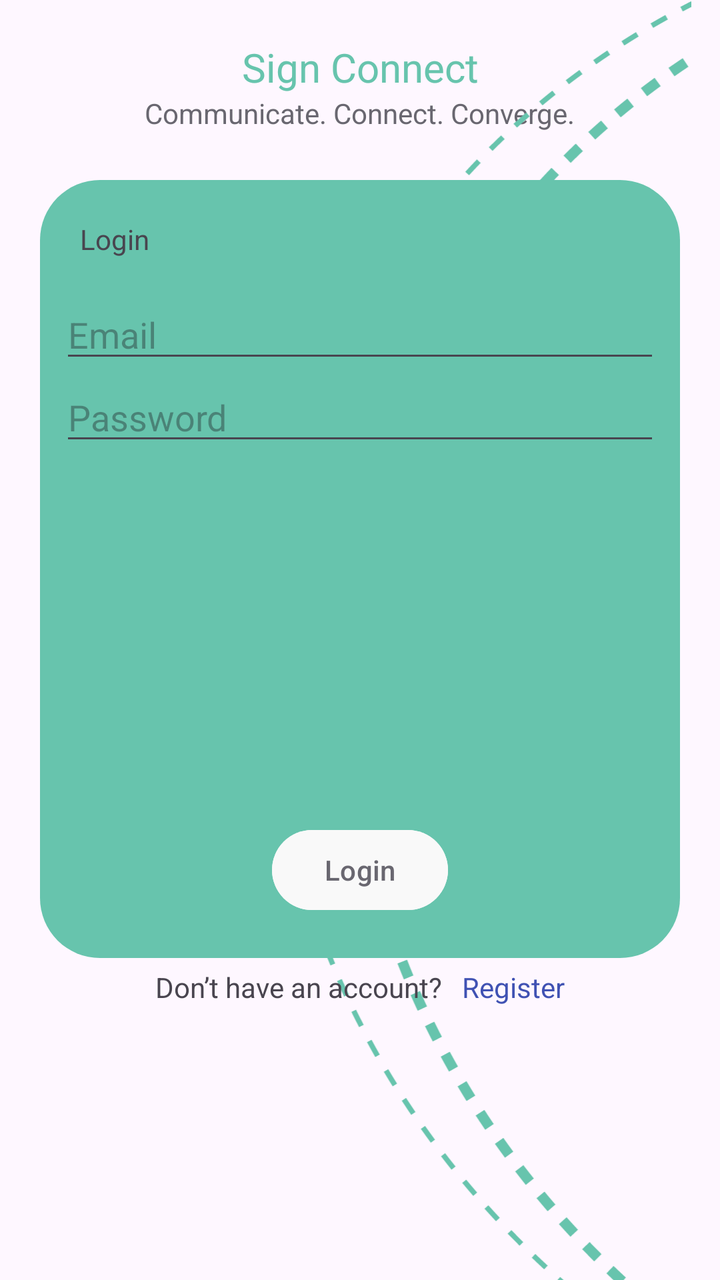
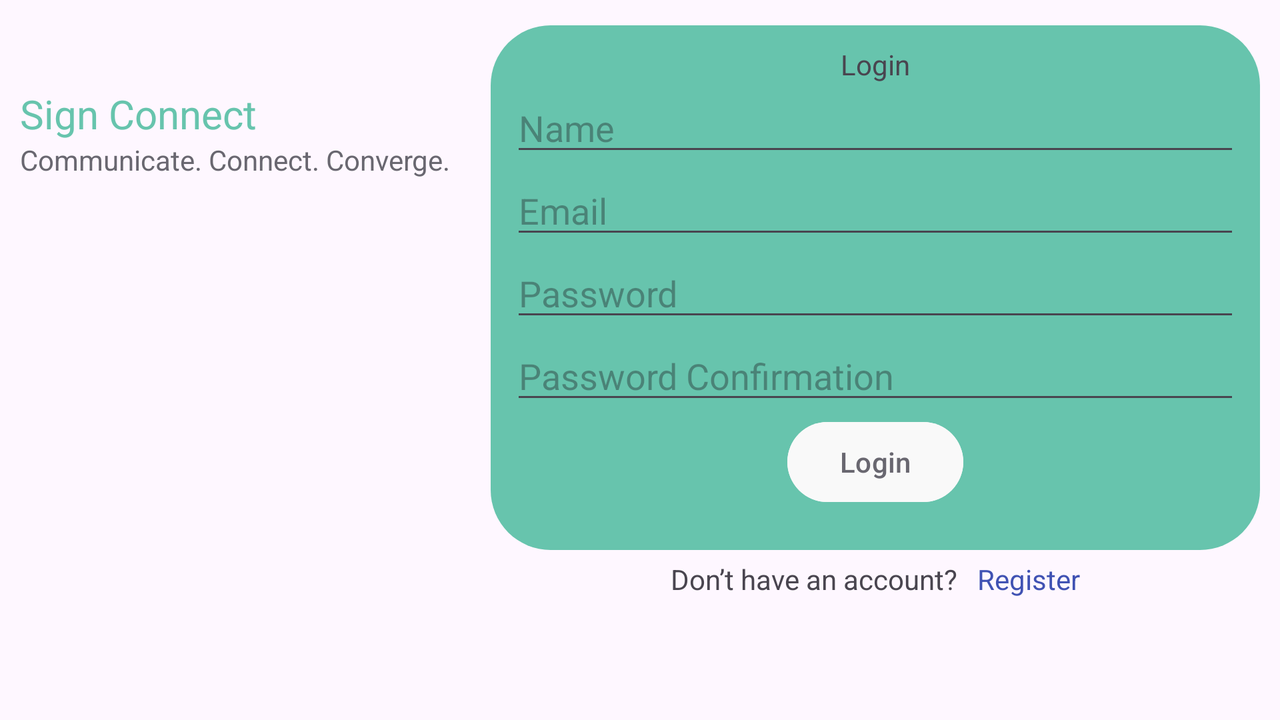

Two renders of one Android screen. The first uses the default layout on a phone; the second uses the alternative layout the repository ships for a different screen configuration, on a matching device. The two XML files are below.
<!-- AndroidManifest.xml: application theme Theme.SignConnect -->
<!-- res/layout/activity_login.xml -->
<?xml version="1.0" encoding="utf-8"?>
<androidx.constraintlayout.widget.ConstraintLayout xmlns:android="http://schemas.android.com/apk/res/android"
    xmlns:app="http://schemas.android.com/apk/res-auto"
    xmlns:tools="http://schemas.android.com/tools"
    android:id="@+id/container"
    android:layout_width="match_parent"
    android:layout_height="match_parent"
    tools:context=".ui.login.LoginActivity">

    <ProgressBar
        android:id="@+id/loading"
        android:layout_width="wrap_content"
        android:layout_height="wrap_content"
        android:layout_gravity="center"
        android:layout_marginBottom="20dp"
        android:visibility="gone"
        app:layout_constraintBottom_toBottomOf="parent"
        app:layout_constraintEnd_toEndOf="parent"
        app:layout_constraintStart_toStartOf="parent" />

    <TextView
        android:id="@+id/tvFormAppName"
        android:layout_width="wrap_content"
        android:layout_height="wrap_content"
        android:layout_marginTop="20dp"
        android:text="@string/app_name_space"
        android:textColor="@color/turquoise"
        android:textSize="20sp"
        app:layout_constraintEnd_toEndOf="parent"
        app:layout_constraintStart_toStartOf="parent"
        app:layout_constraintTop_toTopOf="parent" />

    <TextView
        android:id="@+id/tvFormAppPhrase"
        android:layout_width="wrap_content"
        android:layout_height="wrap_content"
        android:text="@string/app_phrase"
        android:textColor="@color/gray_light"
        app:layout_constraintEnd_toEndOf="parent"
        app:layout_constraintStart_toStartOf="parent"
        app:layout_constraintTop_toBottomOf="@+id/tvFormAppName" />

    <ImageView
        android:id="@+id/ivFormBackgroundAccent"
        android:layout_width="240dp"
        android:layout_height="0dp"
        app:layout_constraintBottom_toBottomOf="parent"
        app:layout_constraintEnd_toEndOf="parent"
        app:layout_constraintTop_toTopOf="parent"
        app:srcCompat="@drawable/bgaccent_semicircles"
        tools:visibility="visible" />

    <androidx.constraintlayout.widget.ConstraintLayout
        android:id="@+id/clForm"
        android:layout_width="0dp"
        android:layout_height="389dp"
        android:layout_marginStart="20dp"
        android:layout_marginEnd="20dp"
        android:background="@drawable/bg_blue"
        android:backgroundTint="@color/turquoise"
        android:padding="10dp"
        app:layout_constraintBottom_toBottomOf="parent"
        app:layout_constraintEnd_toEndOf="parent"
        app:layout_constraintStart_toStartOf="parent"
        app:layout_constraintTop_toBottomOf="@+id/tvFormAppPhrase"
        app:layout_constraintVertical_bias="0.13">

        <TextView
            android:id="@+id/tvFormTitle"
            android:layout_width="wrap_content"
            android:layout_height="wrap_content"
            android:layout_marginStart="10dp"
            android:layout_marginTop="10dp"
            android:text="@string/title_login"
            app:layout_constraintStart_toStartOf="parent"
            app:layout_constraintTop_toTopOf="parent" />

        <Button
            android:id="@+id/btnFormSubmitLogin"
            android:layout_width="wrap_content"
            android:layout_height="wrap_content"
            android:layout_gravity="start"
            android:layout_marginBottom="10dp"
            android:backgroundTint="@color/blue_light"
            android:enabled="true"
            android:text="@string/title_login"
            android:textColor="@color/gray_light"
            app:layout_constraintBottom_toBottomOf="parent"
            app:layout_constraintEnd_toEndOf="parent"
            app:layout_constraintStart_toStartOf="parent" />

        <LinearLayout
            android:layout_width="0dp"
            android:layout_height="0dp"
            android:layout_marginTop="16dp"
            android:orientation="vertical"
            app:layout_constraintBottom_toTopOf="@+id/btnFormSubmitLogin"
            app:layout_constraintEnd_toEndOf="parent"
            app:layout_constraintStart_toStartOf="parent"
            app:layout_constraintTop_toBottomOf="@+id/tvFormTitle">

            <EditText
                android:id="@+id/etFormEmail"
                android:layout_width="match_parent"
                android:layout_height="wrap_content"
                android:autofillHints="@string/prompt_email"
                android:hint="@string/prompt_email"
                android:inputType="textEmailAddress"
                android:selectAllOnFocus="true" />

            <EditText
                android:id="@+id/etFormPassword"
                android:layout_width="match_parent"
                android:layout_height="wrap_content"
                android:autofillHints="@string/prompt_password"
                android:hint="@string/prompt_password"
                android:imeActionLabel="@string/action_sign_in_short"
                android:imeOptions="actionDone"
                android:inputType="textPassword"
                android:selectAllOnFocus="true" />

        </LinearLayout>
    </androidx.constraintlayout.widget.ConstraintLayout>

    <LinearLayout
        android:layout_width="wrap_content"
        android:layout_height="0dp"
        android:layout_marginTop="5dp"
        android:orientation="horizontal"
        app:layout_constraintEnd_toEndOf="parent"
        app:layout_constraintStart_toStartOf="parent"
        app:layout_constraintTop_toBottomOf="@+id/clForm">

        <TextView
            android:id="@+id/tvFormTogglePrompt"
            android:layout_width="wrap_content"
            android:layout_height="wrap_content"
            android:layout_weight="1"
            android:text="@string/signup_prompt" />

        <TextView
            android:id="@+id/tvFormToggle"
            android:layout_width="wrap_content"
            android:layout_height="wrap_content"
            android:layout_marginStart="10dp"
            android:layout_weight="1"
            android:text="@string/title_signup"
            android:textColor="@color/blue_navy" />
    </LinearLayout>

</androidx.constraintlayout.widget.ConstraintLayout>
<!-- resources referenced by this layout -->
<resources>
  <color name="blue_light">#F9F9F9</color>
  <color name="blue_navy">#4052B3</color>
  <color name="gray_light">#696770</color>
  <color name="turquoise">#67C4AD</color>
  <!-- drawable bg_blue (drawable) -->
  <?xml version="1.0" encoding="utf-8"?>
  <shape
      xmlns:android="http://schemas.android.com/apk/res/android"
      android:shape="rectangle">
      <corners android:radius="30dp"/>
      <solid android:color="@color/blue_baby"/>
  </shape>
  <!-- drawable bgaccent_semicircles: vector/xml drawable (drawable, 14017 chars, omitted) -->
  <string name="action_sign_in_short">Sign in</string>
  <string name="app_name_space">Sign Connect</string>
  <string name="app_phrase">Communicate. Connect. Converge.</string>
  <string name="prompt_email">Email</string>
  <string name="prompt_password">Password</string>
  <string name="signup_prompt">Don’t have an account?</string>
  <string name="title_login">Login</string>
  <string name="title_signup">Register</string>
  <!-- from res/values-v23/ -->
  <style name="Theme.SignConnect" parent="Base.Theme.SignConnect">
          <item name="android:navigationBarColor">@android:color/transparent</item>
          <item name="android:statusBarColor">@android:color/transparent</item>
          <item name="android:windowLightStatusBar">?attr/isLightTheme</item>
      </style>
  <color name="blue_baby">#B1D5CC</color>
  <style name="Base.Theme.SignConnect" parent="Theme.Material3.DayNight.NoActionBar">
          <item name="colorPrimary">@color/white</item>
      </style>
  <color name="white">#FFFFFFFF</color>
</resources>
<!-- res/layout-land/activity_login.xml (the repository's variant of the layout above) -->
<!-- drawn on the phone turned sideways -->
<?xml version="1.0" encoding="utf-8"?>
<androidx.constraintlayout.widget.ConstraintLayout xmlns:android="http://schemas.android.com/apk/res/android"
    xmlns:app="http://schemas.android.com/apk/res-auto"
    xmlns:tools="http://schemas.android.com/tools"
    android:id="@+id/container"
    android:layout_width="match_parent"
    android:layout_height="match_parent"
    tools:context=".ui.login.LoginActivity">

    <ProgressBar
        android:id="@+id/loading"
        android:layout_width="wrap_content"
        android:layout_height="wrap_content"
        android:layout_gravity="center"
        android:layout_marginTop="64dp"
        android:layout_marginBottom="64dp"
        android:visibility="gone"
        app:layout_constraintBottom_toBottomOf="parent"
        app:layout_constraintEnd_toEndOf="@+id/etFormPassword"
        app:layout_constraintStart_toStartOf="@+id/etFormPassword"
        app:layout_constraintTop_toTopOf="parent"
        app:layout_constraintVertical_bias="0.3" />

    <TextView
        android:id="@+id/tvFormAppName"
        android:layout_width="wrap_content"
        android:layout_height="wrap_content"
        android:layout_marginStart="10dp"
        android:text="@string/app_name_space"
        android:textColor="@color/turquoise"
        android:textSize="20sp"
        app:layout_constraintBottom_toBottomOf="parent"
        app:layout_constraintStart_toStartOf="parent"
        app:layout_constraintTop_toTopOf="parent"
        app:layout_constraintVertical_bias="0.13" />

    <TextView
        android:id="@+id/tvFormAppPhrase"
        android:layout_width="wrap_content"
        android:layout_height="wrap_content"
        android:layout_marginStart="10dp"
        android:text="@string/app_phrase"
        android:textColor="@color/gray_light"
        app:layout_constraintStart_toStartOf="parent"
        app:layout_constraintTop_toBottomOf="@+id/tvFormAppName" />

    <androidx.constraintlayout.widget.ConstraintLayout
        android:id="@+id/clForm"
        android:layout_width="0dp"
        android:layout_height="wrap_content"
        android:layout_marginStart="20dp"
        android:layout_marginEnd="10dp"
        android:background="@drawable/bg_blue"
        android:backgroundTint="@color/turquoise"
        android:padding="10dp"
        app:layout_constraintBottom_toBottomOf="parent"
        app:layout_constraintEnd_toEndOf="parent"
        app:layout_constraintStart_toEndOf="@+id/tvFormAppPhrase"
        app:layout_constraintTop_toTopOf="parent"
        app:layout_constraintVertical_bias="0.13">

        <TextView
            android:id="@+id/tvFormTitle"
            android:layout_width="wrap_content"
            android:layout_height="wrap_content"
            android:text="@string/title_login"
            app:layout_constraintEnd_toEndOf="parent"
            app:layout_constraintStart_toStartOf="parent"
            app:layout_constraintTop_toTopOf="parent" />

        <Button
            android:id="@+id/btnFormSubmitLogin"
            android:layout_width="wrap_content"
            android:layout_height="wrap_content"
            android:layout_gravity="start"
            android:layout_marginBottom="10dp"
            android:backgroundTint="@color/blue_light"
            android:enabled="false"
            android:text="@string/title_login"
            android:textColor="@color/gray_light"
            app:layout_constraintBottom_toBottomOf="parent"
            app:layout_constraintEnd_toEndOf="parent"
            app:layout_constraintStart_toStartOf="parent" />

        <LinearLayout
            android:layout_width="0dp"
            android:layout_height="wrap_content"
            android:orientation="vertical"
            app:layout_constraintBottom_toTopOf="@+id/btnFormSubmitLogin"
            app:layout_constraintEnd_toEndOf="parent"
            app:layout_constraintStart_toStartOf="parent"
            app:layout_constraintTop_toBottomOf="@+id/tvFormTitle"
            app:layout_constraintVertical_bias="0.0">

            <EditText
                android:id="@+id/etFormName"
                android:layout_width="match_parent"
                android:layout_height="wrap_content"
                android:ems="10"
                android:hint="Name"
                android:inputType="text" />

            <EditText
                android:id="@+id/etFormEmail"
                android:layout_width="match_parent"
                android:layout_height="wrap_content"
                android:autofillHints="@string/prompt_email"
                android:hint="@string/prompt_email"
                android:inputType="textEmailAddress"
                android:selectAllOnFocus="true" />

            <EditText
                android:id="@+id/etFormPassword"
                android:layout_width="match_parent"
                android:layout_height="wrap_content"
                android:autofillHints="@string/prompt_password"
                android:hint="@string/prompt_password"
                android:imeActionLabel="@string/action_sign_in_short"
                android:imeOptions="actionDone"
                android:inputType="textPassword"
                android:selectAllOnFocus="true" />

            <EditText
                android:id="@+id/etFormPasswordConfirm"
                android:layout_width="match_parent"
                android:layout_height="wrap_content"
                android:ems="10"
                android:hint="Password Confirmation"
                android:inputType="textPassword" />

        </LinearLayout>
    </androidx.constraintlayout.widget.ConstraintLayout>

    <LinearLayout
        android:layout_width="wrap_content"
        android:layout_height="0dp"
        android:layout_marginTop="5dp"
        android:orientation="horizontal"
        app:layout_constraintEnd_toEndOf="@+id/clForm"
        app:layout_constraintStart_toStartOf="@+id/clForm"
        app:layout_constraintTop_toBottomOf="@+id/clForm">

        <TextView
            android:id="@+id/tvFormTogglePrompt"
            android:layout_width="wrap_content"
            android:layout_height="wrap_content"
            android:layout_weight="1"
            android:text="@string/signup_prompt" />

        <TextView
            android:id="@+id/tvFormToggle"
            android:layout_width="wrap_content"
            android:layout_height="wrap_content"
            android:layout_marginStart="10dp"
            android:layout_weight="1"
            android:text="@string/title_signup"
            android:textColor="@color/blue_navy" />
    </LinearLayout>

</androidx.constraintlayout.widget.ConstraintLayout>
<!-- resources referenced by the variant -->
<!-- as the phone turned sideways resolves them -->
<resources>
  <color name="blue_light">#F9F9F9</color>
  <color name="blue_navy">#4052B3</color>
  <color name="gray_light">#696770</color>
  <color name="turquoise">#67C4AD</color>
  <!-- drawable bg_blue (drawable) -->
  <?xml version="1.0" encoding="utf-8"?>
  <shape
      xmlns:android="http://schemas.android.com/apk/res/android"
      android:shape="rectangle">
      <corners android:radius="30dp"/>
      <solid android:color="@color/blue_baby"/>
  </shape>
  <string name="action_sign_in_short">Sign in</string>
  <string name="app_name_space">Sign Connect</string>
  <string name="app_phrase">Communicate. Connect. Converge.</string>
  <string name="prompt_email">Email</string>
  <string name="prompt_password">Password</string>
  <string name="signup_prompt">Don’t have an account?</string>
  <string name="title_login">Login</string>
  <string name="title_signup">Register</string>
  <!-- from res/values-v23/ -->
  <style name="Theme.SignConnect" parent="Base.Theme.SignConnect">
          <item name="android:navigationBarColor">@android:color/transparent</item>
          <item name="android:statusBarColor">@android:color/transparent</item>
          <item name="android:windowLightStatusBar">?attr/isLightTheme</item>
      </style>
  <color name="blue_baby">#B1D5CC</color>
  <style name="Base.Theme.SignConnect" parent="Theme.Material3.DayNight.NoActionBar">
          <item name="colorPrimary">@color/white</item>
      </style>
  <color name="white">#FFFFFFFF</color>
</resources>
